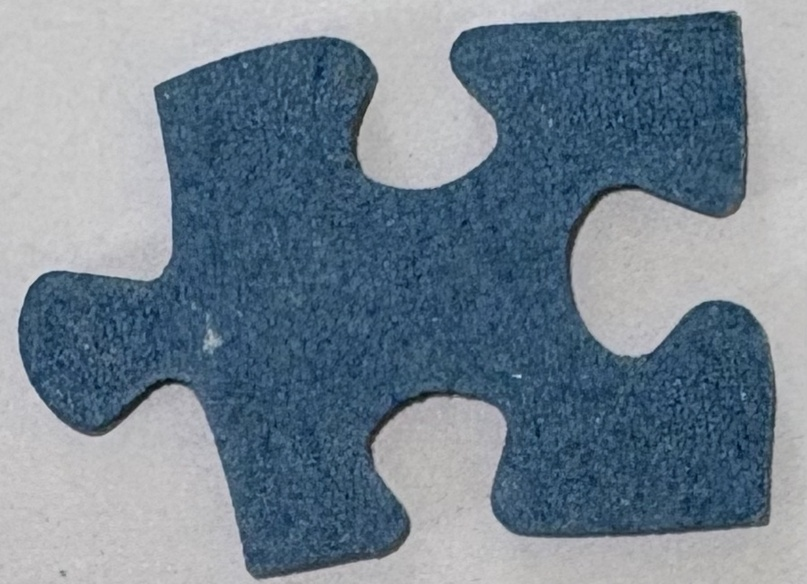
#> input picture resources/n_pieces_ensembles/Test_4_pieces_1.jpg, 807 x 584 px, shrunk from 1290 x 934 before the run
$ python main.py
#> lines starting #> are read from the running program, lines starting #| are printed output that depends on the picture; after the words box and inside, x2 and y2 are one past the last pixel; in counts of white or black regions, pixels touching at a corner belong together
"""
Analyse d'une pièce de puzzle à partir d'une photo + optimisation B-spline
+ construction de dict_ctrl + association des contours.

Ce fichier est autonome.
"""

import numpy as np
import matplotlib.pyplot as plt
from matplotlib import image
from scipy import ndimage
from scipy.interpolate import splprep, splev, BSpline
from scipy.optimize import least_squares, linear_sum_assignment
from skimage.feature import corner_harris, corner_peaks
from skimage import measure
from skimage.color import rgb2hsv
import os

# Configuration

FICHIER_IMAGE = "./resources/n_pieces_ensembles/Test_4_pieces_2.jpg"
AFFICHER_GRAPHIQUES = True  # passe à False pour désactiver tous les plt.show()

# Paramètres de calibration du masque bleu
SAT_MIN = 0.20
VAL_MIN = 0.20
LARGEUR_HUE = 0.06

# Paramètres de détection des coins / segments
NB_COINS = 4
SEUIL_COURBURE = 10       # nb de voisins pris en compte de chaque côté d'un point
DISTANCE_MIN_COINS = 500  # distance min entre deux coins retenus

# 1. Chargement de l'image et masque de couleur

def charger_image(chemin):
    """Charge l'image et renvoie les canaux HSV (RGB seulement, sans alpha)."""
    img = image.imread(chemin)
#> img is the input picture: shape (584, 807, 3); mean R, G, B 114.6, 130.3, 144.3
    img_hsv = rgb2hsv(img[:, :, :3])
#> img_hsv: shape (584, 807, 3) float64; mean of channels 0, 1, 2 0.519, 0.284, 0.567
    return img, img_hsv[:, :, 0], img_hsv[:, :, 1], img_hsv[:, :, 2]


def creer_masque_bleu(img_h, img_s, img_v, sat_min=SAT_MIN, val_min=VAL_MIN,
                       largeur_hue=LARGEUR_HUE):
    """Construit un masque binaire de la pièce en calibrant automatiquement
    la teinte dominante parmi les pixels suffisamment saturés."""
    candidat = (img_s > sat_min) & (img_v > val_min)
    if not np.any(candidat):
        raise ValueError("Aucun pixel suffisamment saturé pour calibrer le masque.")

    h_candidats = img_h[candidat]
    hist, bins = np.histogram(h_candidats, bins=60, range=(0.0, 1.0))
    i_pic = np.argmax(hist)
    h_centre = 0.5 * (bins[i_pic] + bins[i_pic + 1])

    masque = candidat & (np.abs(img_h - h_centre) <= largeur_hue)
    return masque, h_centre

# 2. Nettoyage du masque

def nettoyer_masque(masque):
    """Enlève le bruit, lisse le contour, ne garde que la plus grande
    composante connexe et comble les trous internes."""
    masque_propre = ndimage.binary_opening(masque, structure=np.ones((3, 3)))
    masque_propre = ndimage.binary_closing(masque_propre, structure=np.ones((20, 20)))

    labels, nb = ndimage.label(masque_propre)
    tailles = ndimage.sum(masque_propre, labels, range(1, nb + 1))
    if len(tailles) == 0:
        raise ValueError("Aucune composante détectée : ajuste les seuils HSV du masque.")

    plus_grande = np.argmax(tailles) + 1
    masque_piece = labels == plus_grande

    masque_final = ndimage.binary_fill_holes(masque_piece)
    return masque_final


def extraire_bord(masque_final):
    """Renvoie les coordonnées (X, Y) des pixels de bord du masque."""
    masque_erode = ndimage.binary_erosion(masque_final)
    bord = masque_final & ~masque_erode

    X, Y = np.nonzero(bord)
    return bord, list(X), list(Y)

# 3. Contour et détection des coins

def detecter_coins_harris(masque_final, min_distance=150, threshold_rel=0.1):
    """Détection de coins par la méthode de Harris (donne un premier
    ensemble de candidats, affiné ensuite par courbure)."""
    reponse = corner_harris(masque_final.astype(float))
    coins = corner_peaks(reponse, min_distance=min_distance, threshold_rel=threshold_rel)
    return coins


def extraire_contour_principal(masque_final):
    """Renvoie le plus long contour détecté dans le masque."""
    contours = measure.find_contours(masque_final, level=0.5)
    return max(contours, key=len)


def lisser_contour(contour, sigma=7):
    """Lisse un contour fermé par filtre gaussien (wrap autour de la boucle)."""
    contour_ferme = np.vstack([contour, contour[:1]])
    row_lisse = ndimage.gaussian_filter1d(contour_ferme[:, 0], sigma=sigma, mode="wrap")[:-1]
    col_lisse = ndimage.gaussian_filter1d(contour_ferme[:, 1], sigma=sigma, mode="wrap")[:-1]
    return np.column_stack([row_lisse, col_lisse])


def trouver_indice(contour, point):
    """Indice du point du contour le plus proche d'un point donné."""
    distances = np.sqrt((contour[:, 0] - point[0]) ** 2 + (contour[:, 1] - point[1]) ** 2)
    return np.argmin(distances)


def score_courbure(contour, index, seuil):
    """Score de courbure locale au point `index`, basé sur le produit
    scalaire entre les vecteurs vers les voisins gauche/droite."""
    n = len(contour)
    p = contour[index]
    score = 0.0
    for j in range(1, seuil + 1):
        i_gauche = (index - j) % n
        i_droite = (index + j) % n
        score += abs(
            (contour[i_gauche][0] - p[0]) * (contour[i_droite][0] - p[0])
            + (contour[i_gauche][1] - p[1]) * (contour[i_droite][1] - p[1])
        )
    return score


def trouver_minima_locaux(scores, rayon=5):
    """Renvoie les indices des minima locaux d'une courbe 1D cyclique."""
    n = len(scores)
    minima = []
    for i in range(n):
        indices = [(i + k) % n for k in range(-rayon, rayon + 1)]
        if scores[i] == np.min(scores[indices]):
            minima.append(i)
    return np.array(minima, dtype=int)


def max_courbure(contour, points, seuil, distance_min, nb_coins=NB_COINS,
                 contour_score=None):
    """Sélectionne les `nb_coins` points de plus forte courbure parmi
    `points`, en imposant une distance minimale entre eux.

    La sélection n'est pas strictement greedy : si un meilleur point arrive
    dans la même zone qu'un point déjà retenu, il peut le remplacer.
    """
    if len(points) == 0:
        return np.array([]), np.array([])

    contour_pour_score = contour if contour_score is None else contour_score
    scores = np.array([score_courbure(contour_pour_score, index, seuil) for index in points])
    ordre = np.argsort(scores)

    selection = []

    for pos in ordre:
        index = int(points[pos])
        point = contour[index]
        score = float(scores[pos])

        proches = [k for k, item in enumerate(selection)
                   if np.sqrt((item["point"][0] - point[0]) ** 2 + (item["point"][1] - point[1]) ** 2) < distance_min]

        if proches:
            k_pire = max(proches, key=lambda k: selection[k]["score"])
            if score < selection[k_pire]["score"]:
                selection[k_pire] = {"index": index, "point": point, "score": score}
        elif len(selection) < nb_coins:
            selection.append({"index": index, "point": point, "score": score})
        elif score < max(selection, key=lambda item: item["score"])["score"]:
            k_pire = max(range(len(selection)), key=lambda k: selection[k]["score"])
            selection[k_pire] = {"index": index, "point": point, "score": score}

    selection.sort(key=lambda item: item["index"])
    points_filtres = np.array([item["point"] for item in selection])
    i_filtres = np.array([item["index"] for item in selection], dtype=int)
    return points_filtres, i_filtres

# 4. Découpage en segments

def extraire_segments(contour, indices):
    """Découpe le contour en segments entre coins consécutifs (boucle)."""
    segments = []
    n = len(indices)
    for k in range(n):
        i_debut = indices[k]
        i_fin = indices[(k + 1) % n]
        if i_fin > i_debut:
            segment = contour[i_debut:i_fin + 1]
        else:
            segment = np.vstack([contour[i_debut:], contour[:i_fin + 1]])
        segments.append(segment)
    return segments

# 5. Ajustement de splines

def nettoyer_doublons_consecutifs(segment):
    """Enlève les points consécutifs identiques (requis par splprep)."""
    garder = [segment[0]]
    for p in segment[1:]:
        if not np.array_equal(p, garder[-1]):
            garder.append(p)
    return np.array(garder)


def ajuster_spline_segment(segment, lissage=0):
    """Ajuste une spline paramétrique (x(u), y(u)) sur un segment."""
    segment = nettoyer_doublons_consecutifs(segment)
    x = segment[:, 1]
    y = segment[:, 0]
    tck, u = splprep([x, y], s=lissage)
    return tck

# 6. Normalisation coin-à-coin

def normaliser_segment(segment):
    """Exprime un segment dans un repère où le premier coin est l'origine
    et l'axe (along) relie les deux coins du segment. Les deux coordonnées
    sont normalisées par la longueur du côté, ce qui rend les segments
    comparables entre eux sans amplifier artificiellement les côtés plats."""
    x = segment[:, 1].astype(float)
    y = segment[:, 0].astype(float)

    x0, y0 = x[0], y[0]
    x1, y1 = x[-1], y[-1]

    px = x - x0
    py = y - y0

    vx, vy = x1 - x0, y1 - y0
    longueur = np.sqrt(vx ** 2 + vy ** 2)
    vx, vy = vx / longueur, vy / longueur

    along = px * vx + py * vy
    height = px * vy - py * vx

    if longueur > 0:
        along = along / longueur
        height = height / longueur

    return np.column_stack([along, height])


def _reechantillonner_normalise(segment, nb_points=100, normaliser_echelle=False):
    """Normalise un segment (repère coin-à-coin) puis ré-échantillonne sa
    hauteur (`height`) sur `nb_points` régulièrement espacés le long de
    l'axe coin-à-coin (`along`, ramené à [0, 1]).

    Si `normaliser_echelle=True`, la hauteur est elle aussi divisée par la
    longueur du segment : la comparaison devient alors indépendante de
    l'échelle (utile si deux photos n'ont pas exactement le même zoom).
    """
    seg_norm = normaliser_segment(segment)
    along = seg_norm[:, 0]
    height = seg_norm[:, 1]

    # np.interp exige un x croissant : on trie par along
    ordre = np.argsort(along)
    along = along[ordre]
    height = height[ordre]

    longueur = along[-1] - along[0]
    if longueur <= 0:
        raise ValueError("Segment dégénéré : impossible de le normaliser.")

    along_t = (along - along[0]) / longueur  # dans [0, 1]
    t_commun = np.linspace(0, 1, nb_points)
    height_rééch = np.interp(t_commun, along_t, height)

    if normaliser_echelle:
        height_rééch = height_rééch / longueur

    return height_rééch


def comparer_splines(segment1, segment2, marge=5.0, nb_points=100,
                      normaliser_echelle=False, autoriser_miroir=True):
    """Compare la forme de deux côtés de pièce (segments de contour bruts,
    en (row, col)) à une marge d'erreur près.

    Principe :
      1. Chaque segment est normalisé dans son propre repère coin-à-coin
         (voir `normaliser_segment`), ce qui neutralise translation et
         rotation.
      2. Les deux courbes de hauteur sont ré-échantillonnées sur la même
         grille de `nb_points` le long de l'axe coin-à-coin.
      3. On mesure l'écart RMS et l'écart max entre les deux courbes.
      4. On compare aussi la version miroir de segment2 (utile pour tester
         si deux côtés sont complémentaires plutôt qu'identiques : un
         renflement chez l'un doit correspondre à un creux chez l'autre une
         fois mis en miroir).

    Paramètres
    ----------
    segment1, segment2 : np.ndarray de forme (N, 2), colonnes (row, col)
        Les segments à comparer, tels que renvoyés par `extraire_segments`.
    marge : float
        Tolérance sur l'écart RMS (en pixels, sauf si `normaliser_echelle=True`,
        auquel cas c'est une fraction de la longueur du segment).
    nb_points : int
        Nombre de points de ré-échantillonnage pour la comparaison.
    normaliser_echelle : bool
        Si True, rend la comparaison indépendante de l'échelle/zoom.
    autoriser_miroir : bool
        Si True, teste aussi segment2 mis en miroir et garde le meilleur résultat.

    Renvoie
    -------
    dict avec :
      - "identique" (bool) : True si l'écart RMS <= marge
      - "erreur_rms" (float)
      - "erreur_max" (float)
      - "miroir_utilise" (bool) : True si c'est la version miroir qui a été retenue
    """
    h1 = _reechantillonner_normalise(segment1, nb_points, normaliser_echelle)
    h2 = _reechantillonner_normalise(segment2, nb_points, normaliser_echelle)

    def erreurs(a, b):
        diff = a - b
        rms = np.sqrt(np.mean(diff ** 2))
        maxi = np.max(np.abs(diff))
        return rms, maxi

    rms_direct, max_direct = erreurs(h1, h2)
    miroir_utilise = False

    if autoriser_miroir:
        rms_miroir, max_miroir = erreurs(h1, -h2)
        if rms_miroir < rms_direct:
            rms_direct, max_direct = rms_miroir, max_miroir
            miroir_utilise = True

    return {
        "identique": rms_direct <= marge,
        "erreur_rms": rms_direct,
        "erreur_max": max_direct,
        "miroir_utilise": miroir_utilise,
    }

# 7. Recherche de correspondances entre bords (plusieurs pièces)

def trouver_correspondances_bords(pieces, marge=5.0, nb_points=100,
                                   normaliser_echelle=False, autoriser_miroir=True):
    """Compare tous les bords de toutes les pièces entre eux, deux par deux,
    et renvoie la liste des correspondances jugées « identiques » (à la
    marge d'erreur près), triée par erreur croissante.

    Paramètres
    ----------
    pieces : dict {nom_piece: resultat}
        `resultat` doit être le dict renvoyé par `analyser_piece` (on utilise
        sa clé "segments"). Exemple :
            pieces = {
                "piece4": analyser_piece("./resources/piece4.jpeg", afficher=False),
                "piece3": analyser_piece("./resources/piece3.jpeg", afficher=False),
            }
    marge, nb_points, normaliser_echelle, autoriser_miroir :
        transmis tels quels à `comparer_splines`.

    Renvoie
    -------
    Liste de dicts triée par "erreur_rms" croissante :
        [{"piece1", "bord1", "piece2", "bord2", "erreur_rms", "erreur_max", "miroir"}, ...]
    Un bord n'est jamais comparé à lui-même, et chaque paire n'apparaît qu'une fois
    (y compris pour les deux bords d'une même pièce).
    """
    noms = list(pieces.keys())
    correspondances = []

    for i in range(len(noms)):
        for j in range(i, len(noms)):
            nom1, nom2 = noms[i], noms[j]
            segments1 = pieces[nom1]["segments"]
            segments2 = pieces[nom2]["segments"]
            meme_piece = (i == j)

            for b1, seg1 in enumerate(segments1):
                for b2, seg2 in enumerate(segments2):
                    if meme_piece and b2 <= b1:
                        continue  # évite auto-comparaison et doublons dans la même pièce

                    res = comparer_splines(
                        seg1, seg2,
                        marge=marge,
                        nb_points=nb_points,
                        normaliser_echelle=normaliser_echelle,
                        autoriser_miroir=autoriser_miroir,
                    )
                    if res["identique"]:
                        correspondances.append({
                            "piece1": nom1, "bord1": b1,
                            "piece2": nom2, "bord2": b2,
                            "erreur_rms": res["erreur_rms"],
                            "erreur_max": res["erreur_max"],
                            "miroir": res["miroir_utilise"],
                        })

    correspondances.sort(key=lambda c: c["erreur_rms"])
    return correspondances


def meilleure_correspondance_par_bord(pieces, **kwargs):
    """Comme `trouver_correspondances_bords`, mais ne garde que la MEILLEURE
    correspondance pour chaque bord (utile en pratique : dans un puzzle, un
    bord interne s'emboîte avec exactement un autre bord ; un bord de bordure
    du puzzle, lui, n'a normalement aucun partenaire).

    Renvoie la même structure que `trouver_correspondances_bords`, mais
    filtrée pour qu'aucun bord n'apparaisse plus d'une fois comme "meilleur"
    partenaire d'un autre.
    """
    toutes = trouver_correspondances_bords(pieces, **kwargs)

    deja_matches = set()
    meilleures = []
    for c in toutes:  # déjà trié par erreur croissante
        cle1 = (c["piece1"], c["bord1"])
        cle2 = (c["piece2"], c["bord2"])
        if cle1 in deja_matches or cle2 in deja_matches:
            continue
        meilleures.append(c)
        deja_matches.add(cle1)
        deja_matches.add(cle2)

    return meilleures


def afficher_correspondances(correspondances):
    """Affichage lisible d'une liste de correspondances de bords."""
    if not correspondances:
        print("Aucune correspondance trouvée.")
        return
    for c in correspondances:
        miroir = " (miroir)" if c["miroir"] else ""
        print(
            f"{c['piece1']} [bord {c['bord1']}]  <->  "
            f"{c['piece2']} [bord {c['bord2']}]{miroir}  "
            f"— erreur RMS: {c['erreur_rms']:.2f}, max: {c['erreur_max']:.2f}"
        )


# Affichages (optionnels, activés par AFFICHER_GRAPHIQUES)

# [7 lines left out: function afficher_contour_simplifie, not called in this run]


def afficher_segments(segments, coins_finaux):
    plt.figure()
    couleurs = ['red', 'blue', 'green', 'orange']
    for seg, c in zip(segments, couleurs):
        plt.plot(seg[:, 1], seg[:, 0], '.', markersize=2, color=c)
    plt.scatter(coins_finaux[:, 1], coins_finaux[:, 0], color='black', s=80, zorder=5)
    plt.axis("equal")
    plt.gca().invert_yaxis()
    plt.title("Segments entre coins")
    plt.show()


def afficher_contour_lisse_avec_coins(contour_lisse, coins_finaux):
    plt.figure()
    plt.plot(contour_lisse[:, 1], contour_lisse[:, 0], '.', color='steelblue')
    plt.scatter(coins_finaux[:, 1], coins_finaux[:, 0], color='black', s=80, zorder=5)
    plt.axis("equal")
    plt.gca().invert_yaxis()
    plt.title("Contour lisse avec coins")
    plt.show()


def afficher_splines(segments, splines):
    plt.figure()
    for seg, tck in zip(segments, splines):
        u_fin = np.linspace(0, 1, 200)
        x_fit, y_fit = splev(u_fin, tck)
        plt.plot(seg[:, 1], seg[:, 0], '.', markersize=2, alpha=0.3)
        plt.plot(x_fit, y_fit, '-', linewidth=2)
    plt.axis("equal")
    plt.gca().invert_yaxis()
    plt.title("Splines ajustées")
    plt.show()


def afficher_segments_normalises(segments):
    plt.figure()
    for i, seg in enumerate(segments):
        seg_norm = normaliser_segment(seg)
        plt.plot(seg_norm[:, 0], seg_norm[:, 1], label=f"Segment {i}")
    plt.axhline(0, color='black', linewidth=0.8, linestyle='--')
    plt.legend()
    plt.title("Segments normalisés (repère coin-à-coin)")
    plt.show()

# Analyse d'un dossier complet de pièces

def analyser_dossier(dossier="./resources/n_pieces_ensemble/", afficher=AFFICHER_GRAPHIQUES):
    """Analyse toutes les images du dossier et renvoie un dict {nom: resultat}."""
    fichiers = sorted(os.listdir(dossier))
    pieces = {}

    for fichier in fichiers:
        if fichier.lower().endswith((".png", ".jpg", ".jpeg")):
            chemin = os.path.join(dossier, fichier)
            print(f"\n=== Analyse de la pièce : {fichier} ===")
            resultat = analyser_piece(chemin, afficher=afficher)
            nom_piece = os.path.splitext(fichier)[0]
            pieces[nom_piece] = resultat

    return pieces

# Pipeline principal

def analyser_piece(fichier_image=FICHIER_IMAGE, afficher=AFFICHER_GRAPHIQUES):
    img, img_h, img_s, img_v = charger_image(fichier_image)
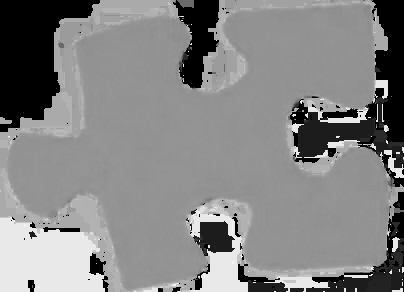
#> img_h: shape (584, 807) float64 (shown at 1/2 size); min 0, max 0.958, mean 0.519
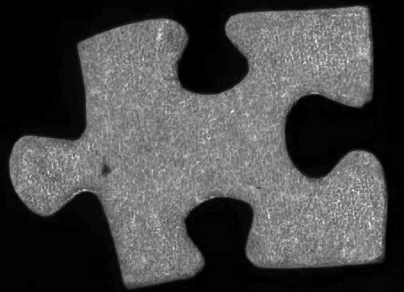
#> img_s: shape (584, 807) float64 (shown at 1/2 size); min 0, max 1, mean 0.284
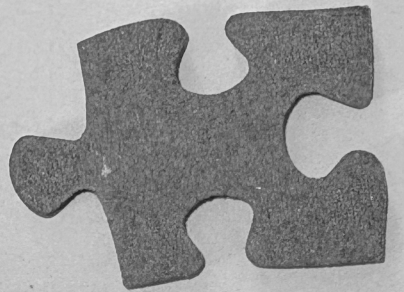
#> img_v: shape (584, 807) float64 (shown at 1/2 size); min 0.0941, max 0.953, mean 0.567

    masque, h_centre = creer_masque_bleu(img_h, img_s, img_v)
#> in creer_masque_bleu, `candidat = (img_s > sat_min) & (img_v > val_min)`:
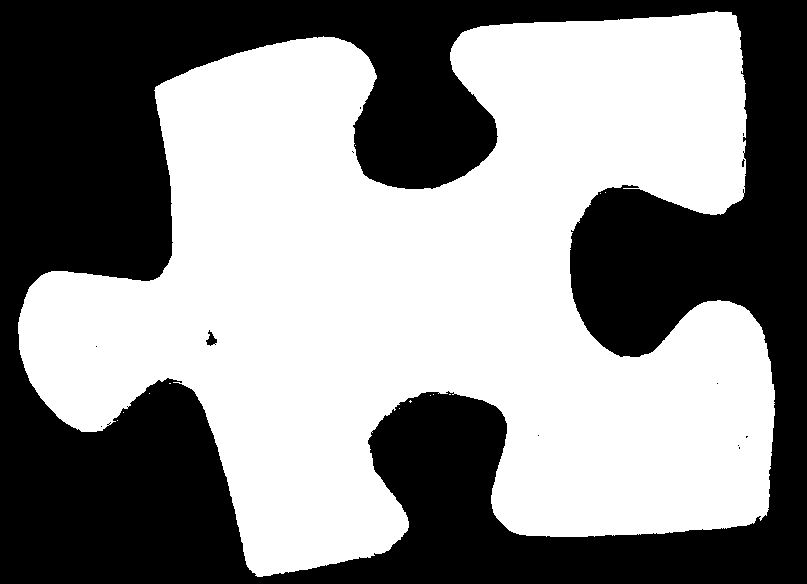
#> candidat: shape (584, 807) bool; 54.5% white; 13 black regions (11 under 20 px), largest, box (x1, y1, x2, y2) and area: (0, 0, 807, 584) 214428, (206, 330, 217, 346) 89
#> in creer_masque_bleu, `hist, bins = np.histogram(h_candidats, bins=60, range=(0.0, 1.0))`: hist = 60 values, max 228611 at index 34, min 0 at index 0, mean 4279; bins = 61 values from 0 to 1
#> in creer_masque_bleu, `i_pic = np.argmax(hist)`: i_pic = 34
#> (the rest of the program and of its run is left out)
